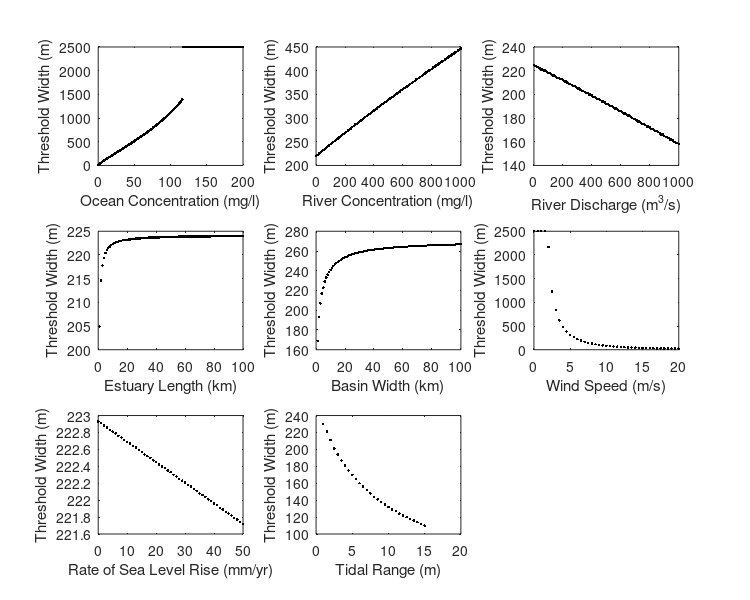

Source code (MATLAB): (Note: this script raises an error after producing the figure.)
function plot_fetch
% Function plot_fetch plots fetch threshold values (computed from functin fetch_threshold) vs diffrent
% parameters. 
%--------------------------------------------------------------------------------------------------

%------------------------------------------------
subplot(3,3,1)
load x_co; a = dat(:,1); b = dat(:,2);
scatter(a,b,'k','.')
xlabel('Ocean Concentration (mg/l)')
ylabel('Threshold Width (m)')
box on

%------------------------------------------------
subplot(3,3,2)
load x_cf; a = dat(:,1); b = dat(:,2);
scatter(a,b,'k','.')
xlabel('River Concentration (mg/l)')
ylabel('Threshold Width (m)')
box on

%------------------------------------------------
subplot(3,3,3)
load x_qf; a = dat(:,1); b = dat(:,2);
scatter(a,b,'k','.')
xlabel('River Discharge (m^3/s)')
ylabel('Threshold Width (m)')
box on

%------------------------------------------------
subplot(3,3,4)
load x_le; a = dat(:,1); b = dat(:,2);
scatter(a,b,'k','.')
xlabel('Estuary Length (km)')
ylabel('Threshold Width (m)')
box on

%------------------------------------------------
subplot(3,3,5)
load x_bfm; a = dat(:,1); b = dat(:,2);
scatter(a,b,'k','.')
xlabel('Basin Width (km)')
ylabel('Threshold Width (m)')
box on

%------------------------------------------------
subplot(3,3,6)
load x_vw; a = dat(:,1); b = dat(:,2);
scatter(a,b,'k','.')
xlabel('Wind Speed (m/s)')
ylabel('Threshold Width (m)')
box on

%------------------------------------------------
subplot(3,3,7)
load x_r; a = dat(:,1); b = dat(:,2);
scatter(a,b,'k','.')
xlabel('Rate of Sea Level Rise (mm/yr)')
ylabel('Threshold Width (m)')
box on

%------------------------------------------------
subplot(3,3,8)
load x_2h; a = dat(:,1); b = dat(:,2);
scatter(a,b,'k','.')
xlabel('Tidal Range (m)')
ylabel('Threshold Width (m)')
box on

%------------------------------------------------
set(findobj('type','axes'),'fontsize',10)
h_fig=gcf;
set(h_fig,'PaperOrientation','portrait')
set(h_fig,'PaperPosition', [0 0 7.5 6]) % [... ... max_width=7.5 max_height=9]
tit='threshold';
print(tit,'-dtiff','-r400')
movefile([tit,'.tif'],'C:\Users\fy23\Fateme\Projects\Marsh Model\Results\14 - Fetch threshold')
close all